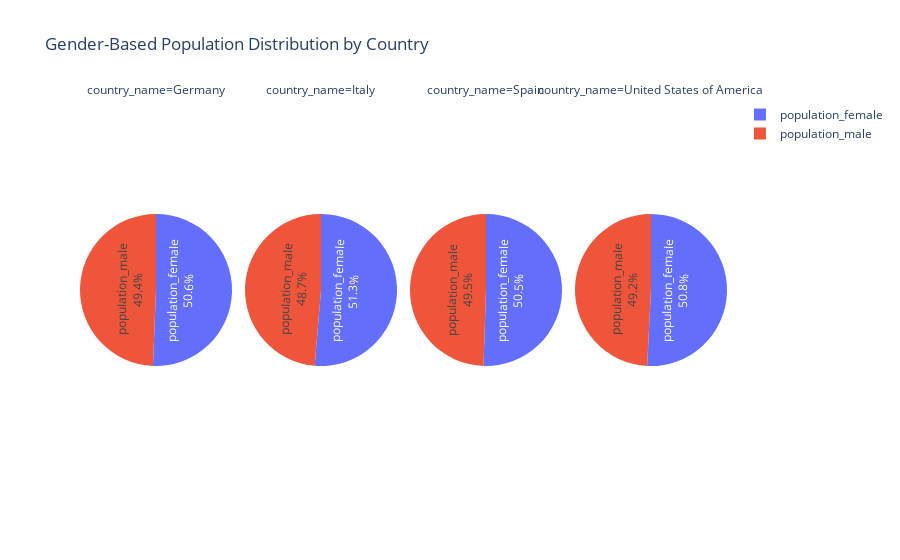

The code cell stored with this chart in its notebook:
### Code cell
# Create pie charts for each country
fig = px.pie(
    gender_data_melted,
    names='Gender',
    values='Population',
    facet_col='country_name',
    title="Gender-Based Population Distribution by Country",
    labels={'gender': 'Gender', 'population': 'Population'}
)
fig.update_traces(textinfo='percent+label')
fig.show()

### Figure 1 — Plotly figure (JSON) as saved in the notebook; plotly's stock layout.template omitted (floating-point values rounded to 4 significant figures)
{"data": [{"domain": {"x": [0, 0.235], "y": [0, 1]}, "hovertemplate": "country_name=Germany<br>Gender=%{label}<br>Population=%{value}<extra></extra>", "labels": ["population_male", "population_female"], "legendgroup": "", "name": "", "showlegend": true, "textinfo": "percent+label", "type": "pie", "values": [4343538558, 4457371833]}, {"domain": {"x": [0.255, 0.49], "y": [0, 1]}, "hovertemplate": "country_name=Italy<br>Gender=%{label}<br>Population=%{value}<extra></extra>", "labels": ["population_male", "population_female"], "legendgroup": "", "name": "", "showlegend": true, "textinfo": "percent+label", "type": "pie", "values": [3535251412, 3727794819]}, {"domain": {"x": [0.51, 0.745], "y": [0, 1]}, "hovertemplate": "country_name=Spain<br>Gender=%{label}<br>Population=%{value}<extra></extra>", "labels": ["population_male", "population_female"], "legendgroup": "", "name": "", "showlegend": true, "textinfo": "percent+label", "type": "pie", "values": [287440512, 293401216]}, {"domain": {"x": [0.765, 1.0], "y": [0, 1]}, "hovertemplate": "country_name=United States of America<br>Gender=%{label}<br>Population=%{value}<extra></extra>", "labels": ["population_male", "population_female"], "legendgroup": "", "name": "", "showlegend": true, "textinfo": "percent+label", "type": "pie", "values": [22620659952, 23358273768]}], "layout": {"annotations": [{"font": {}, "showarrow": false, "text": "country_name=Germany", "x": 0.1175, "xanchor": "center", "xref": "paper", "y": 1, "yanchor": "bottom", "yref": "paper"}, {"font": {}, "showarrow": false, "text": "country_name=Italy", "x": 0.3725, "xanchor": "center", "xref": "paper", "y": 1, "yanchor": "bottom", "yref": "paper"}, {"font": {}, "showarrow": false, "text": "country_name=Spain", "x": 0.6275, "xanchor": "center", "xref": "paper", "y": 1, "yanchor": "bottom", "yref": "paper"}, {"font": {}, "showarrow": false, "text": "country_name=United States of America", "x": 0.8825, "xanchor": "center", "xref": "paper", "y": 1, "yanchor": "bottom", "yref": "paper"}], "legend": {"tracegroupgap": 0}, "title": {"text": "Gender-Based Population Distribution by Country"}}}
